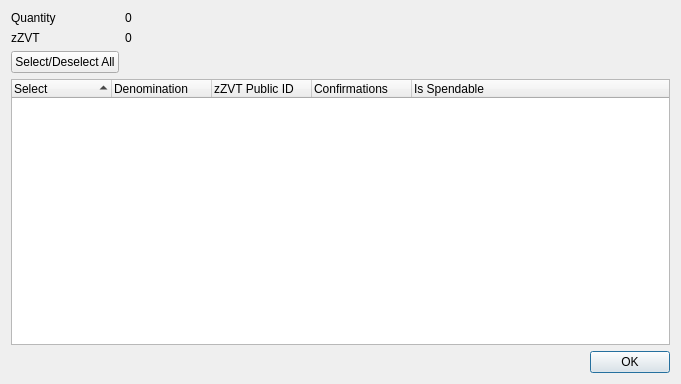
<?xml version="1.0" encoding="UTF-8"?>
<ui version="4.0">
 <class>ZVenturaControlDialog</class>
 <widget class="QDialog" name="ZVenturaControlDialog">
  <property name="geometry">
   <rect>
    <x>0</x>
    <y>0</y>
    <width>681</width>
    <height>384</height>
   </rect>
  </property>
  <property name="minimumSize">
   <size>
    <width>681</width>
    <height>384</height>
   </size>
  </property>
  <property name="windowTitle">
   <string>Select zZVT to Spend</string>
  </property>
  <layout class="QGridLayout" name="gridLayout">
   <item row="0" column="0">
    <layout class="QFormLayout" name="formLayout">
     <property name="sizeConstraint">
      <enum>QLayout::SetDefaultConstraint</enum>
     </property>
     <item row="0" column="0">
      <widget class="QLabel" name="labelQuantity">
       <property name="text">
        <string>Quantity</string>
       </property>
      </widget>
     </item>
     <item row="0" column="1">
      <widget class="QLabel" name="labelQuantity_int">
       <property name="text">
        <string>0</string>
       </property>
      </widget>
     </item>
     <item row="1" column="0">
      <widget class="QLabel" name="labelZVentura">
       <property name="text">
        <string>zZVT</string>
       </property>
      </widget>
     </item>
     <item row="1" column="1">
      <widget class="QLabel" name="labelZVentura_int">
       <property name="text">
        <string>0</string>
       </property>
      </widget>
     </item>
     <item row="2" column="0">
      <widget class="QPushButton" name="pushButtonAll">
       <property name="text">
        <string>Select/Deselect All</string>
       </property>
      </widget>
     </item>
    </layout>
   </item>
   <item row="1" column="0">
    <layout class="QVBoxLayout" name="verticalLayout">
     <item>
      <widget class="QTreeWidget" name="treeWidget">
       <property name="minimumSize">
        <size>
         <width>0</width>
         <height>250</height>
        </size>
       </property>
       <property name="alternatingRowColors">
        <bool>true</bool>
       </property>
       <property name="sortingEnabled">
        <bool>true</bool>
       </property>
       <property name="columnCount">
        <number>5</number>
       </property>
       <attribute name="headerDefaultSectionSize">
        <number>100</number>
       </attribute>
       <column>
        <property name="text">
         <string notr="true">Select</string>
        </property>
       </column>
       <column>
        <property name="text">
         <string notr="true">Denomination</string>
        </property>
       </column>
       <column>
        <property name="text">
         <string notr="true">zZVT Public ID</string>
        </property>
       </column>
       <column>
        <property name="text">
         <string notr="true">Confirmations</string>
        </property>
       </column>
       <column>
        <property name="text">
         <string>Is Spendable</string>
        </property>
       </column>
      </widget>
     </item>
     <item>
      <widget class="QDialogButtonBox" name="buttonBox">
       <property name="orientation">
        <enum>Qt::Horizontal</enum>
       </property>
       <property name="standardButtons">
        <set>QDialogButtonBox::Ok</set>
       </property>
      </widget>
     </item>
    </layout>
   </item>
  </layout>
 </widget>
 <resources/>
 <connections>
  <connection>
   <sender>buttonBox</sender>
   <signal>accepted()</signal>
   <receiver>ZVenturaControlDialog</receiver>
   <slot>accept()</slot>
   <hints>
    <hint type="sourcelabel">
     <x>248</x>
     <y>254</y>
    </hint>
    <hint type="destinationlabel">
     <x>157</x>
     <y>274</y>
    </hint>
   </hints>
  </connection>
  <connection>
   <sender>buttonBox</sender>
   <signal>rejected()</signal>
   <receiver>ZVenturaControlDialog</receiver>
   <slot>reject()</slot>
   <hints>
    <hint type="sourcelabel">
     <x>316</x>
     <y>260</y>
    </hint>
    <hint type="destinationlabel">
     <x>286</x>
     <y>274</y>
    </hint>
   </hints>
  </connection>
 </connections>
</ui>
